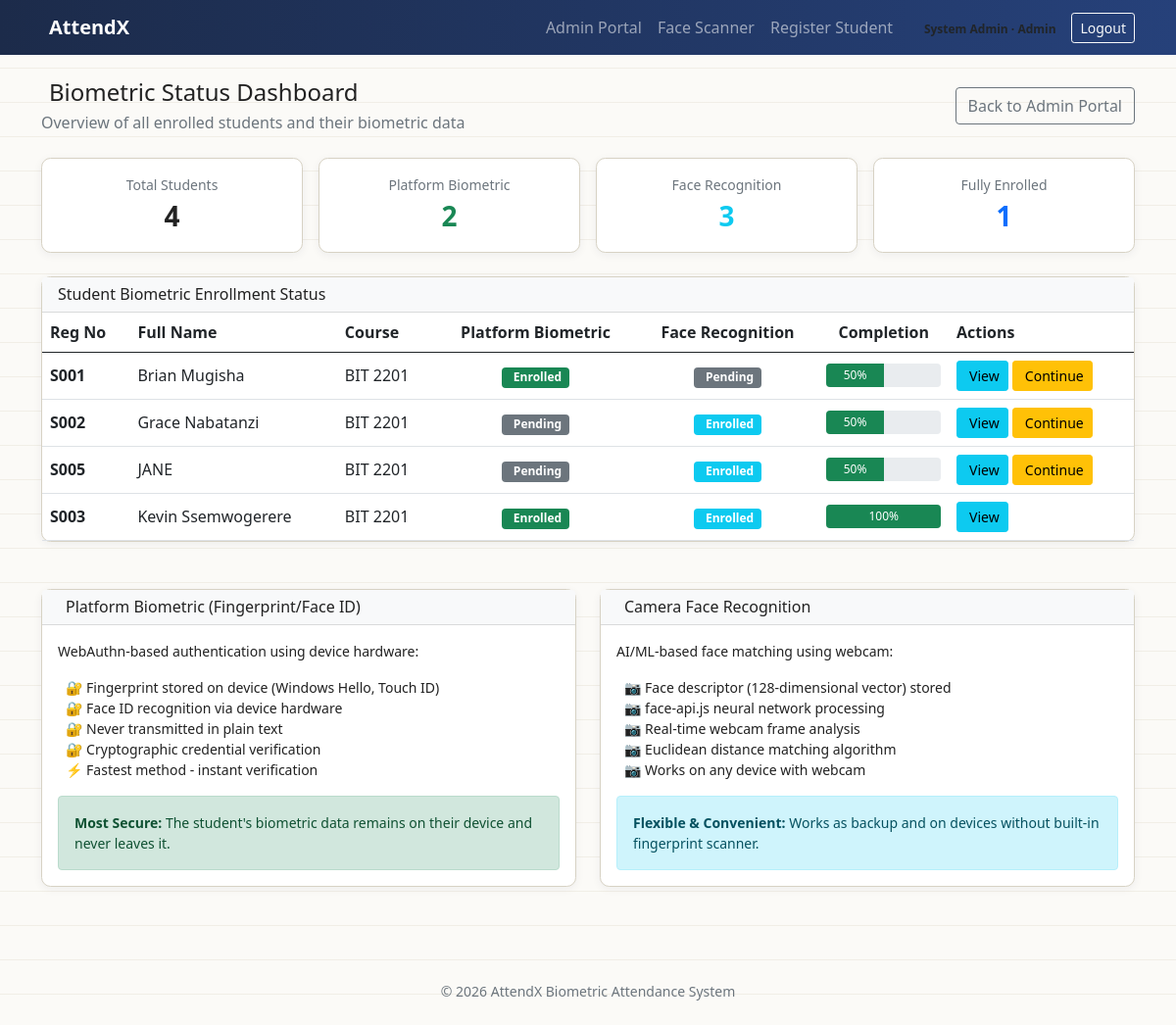
The page /admin_biometric_dashboard.php (signed in) on the database its author committed.
### tables this page shows
CREATE TABLE users (
            id INTEGER PRIMARY KEY AUTOINCREMENT,
            role TEXT NOT NULL CHECK(role IN ('student','lecturer','admin')),
            reg_no TEXT UNIQUE,               -- students only
            staff_no TEXT UNIQUE,             -- lecturers only
            full_name TEXT NOT NULL,
            username TEXT UNIQUE NOT NULL,
            password TEXT NOT NULL,
            course TEXT,
            biometric_registered INTEGER DEFAULT 0, -- has fingerprint/face on file
            created_at TEXT DEFAULT (datetime('now'))
        );

### includes/config.php (called while the page is built, shortened)
<?php
function app_base_path(): string {
    $scriptDir = str_replace('\\', '/', dirname($_SERVER['SCRIPT_NAME'] ?? ''));
    if ($scriptDir === '/' || $scriptDir === '.') {
        return '';
    }
    return rtrim($scriptDir, '/');
}
function app_url(string $path = ''): string {
    $basePath = app_base_path();
    $cleanPath = ltrim($path, '/');
    return ($basePath === '' ? '' : $basePath) . '/' . $cleanPath;
}

### admin_biometric_dashboard.php (the view, shortened to what this page needs)
<?php
require __DIR__ . '/includes/config.php';
$db = getDB();
$students = $db->query("
    SELECT
        u.id,
        u.reg_no,
        u.full_name,
        u.course,
        COUNT(DISTINCT wc.id) as has_webauthn,
        COUNT(DISTINCT ft.id) as has_face_template
    FROM users u
    LEFT JOIN webauthn_credentials wc ON wc.user_id = u.id
    LEFT JOIN face_templates ft ON ft.user_id = u.id
    WHERE u.role = 'student'
    GROUP BY u.id
    ORDER BY u.full_name
")->fetchAll(PDO::FETCH_ASSOC);
require __DIR__ . '/includes/header.php';
?>
<div class="container py-4">
  <div class="d-flex justify-content-between align-items-center gap-3 flex-wrap mb-4">
    <div>
      <h4 class="mb-1"><i class="bi bi-shield-lock me-2"></i>Biometric Status Dashboard</h4>
      <p class="text-muted mb-0">Overview of all enrolled students and their biometric data</p>
    </div>
    <a href="<?= htmlspecialchars(app_url('admin_portal.php')) ?>" class="btn btn-outline-secondary">Back to Admin Portal</a>
  </div>
  <div class="row g-3 mb-4">
    <div class="col-sm-3">
      <div class="card p-3 text-center">
        <div class="text-muted small">Total Students</div>
        <div class="fs-3 fw-bold"><?= count($students) ?></div>
      </div>
    </div>
    <div class="col-sm-3">
      <div class="card p-3 text-center">
        <div class="text-muted small">Platform Biometric</div>
        <div class="fs-3 fw-bold text-success"><?= count(array_filter($students, fn($s) => $s['has_webauthn'])) ?></div>
      </div>
    </div>
    <div class="col-sm-3">
      <div class="card p-3 text-center">
        <div class="text-muted small">Face Recognition</div>
        <div class="fs-3 fw-bold text-info"><?= count(array_filter($students, fn($s) => $s['has_face_template'])) ?></div>
      </div>
    </div>
    <div class="col-sm-3">
      <div class="card p-3 text-center">
        <div class="text-muted small">Fully Enrolled</div>
        <div class="fs-3 fw-bold text-primary"><?= count(array_filter($students, fn($s) => $s['has_webauthn'] && $s['has_face_template'])) ?></div>
      </div>
    </div>
  </div>
  <div class="card">
    <div class="card-header bg-light">
      <h6 class="mb-0">Student Biometric Enrollment Status</h6>
    </div>
    <div class="table-responsive">
      <table class="table align-middle mb-0">
        <thead>
          <tr>
            <th>Reg No</th>
            <th>Full Name</th>
            <th>Course</th>
            <th class="text-center"><i class="bi bi-fingerprint"></i> Platform Biometric</th>
            <th class="text-center"><i class="bi bi-person-bounding-box"></i> Face Recognition</th>
            <th class="text-center">Completion</th>
            <th>Actions</th>
          </tr>
        </thead>
        <tbody>
          <?php foreach ($students as $s):
            $completion = 0;
            if ($s['has_webauthn']) $completion += 50;
            if ($s['has_face_template']) $completion += 50;
          ?>
            <tr>
              <td><strong><?= htmlspecialchars($s['reg_no']) ?></strong></td>
              <td><?= htmlspecialchars($s['full_name']) ?></td>
              <td><?= htmlspecialchars($s['course']) ?></td>
              <td class="text-center">
                <?php if ($s['has_webauthn']): ?>
                  <span class="badge bg-success" title="Platform biometric enrolled">
                    <i class="bi bi-check-circle me-1"></i>Enrolled
                  </span>
                <?php else: ?>
                  <span class="badge bg-secondary" title="Not enrolled">
                    <i class="bi bi-circle me-1"></i>Pending
                  </span>
                <?php endif; ?>
              </td>
              <td class="text-center">
                <?php if ($s['has_face_template']): ?>
                  <span class="badge bg-info" title="Face recognition template stored">
                    <i class="bi bi-check-circle me-1"></i>Enrolled
                  </span>
                <?php else: ?>
                  <span class="badge bg-secondary" title="Not enrolled">
                    <i class="bi bi-circle me-1"></i>Pending
                  </span>
                <?php endif; ?>
              </td>
              <td class="text-center">
                <div class="progress" style="height: 24px;">
                  <div class="progress-bar bg-success" role="progressbar" style="width: <?= $completion ?>%" aria-valuenow="<?= $completion ?>" aria-valuemin="0" aria-valuemax="100">
                    <?= $completion ?>%
                  </div>
                </div>
              </td>
              <td>
                <a href="<?= htmlspecialchars(app_url('admin_view_biometrics.php?id=' . $s['id'])) ?>" class="btn btn-sm btn-info" title="View stored biometric data">
                  <i class="bi bi-eye me-1"></i>View
                </a>
                <?php if ($completion < 100): ?>
                  <a href="<?= htmlspecialchars(app_url('student_biometric_enrollment.php?id=' . $s['id'] . '&admin=1')) ?>" class="btn btn-sm btn-warning">
                    <i class="bi bi-arrow-repeat me-1"></i>Continue
                  </a>
                <?php endif; ?>
              </td>
            </tr>
          <?php endforeach; ?>
        </tbody>
      </table>
    </div>
  </div>
  <div class="row g-4 mt-4">
    <div class="col-lg-6">
      <div class="card">
        <div class="card-header bg-light">
          <h6 class="mb-0"><i class="bi bi-fingerprint me-2"></i>Platform Biometric (Fingerprint/Face ID)</h6>
        </div>
        <div class="card-body">
          <p class="small mb-3">WebAuthn-based authentication using device hardware:</p>
          <ul class="small list-unstyled">
            <li><i class="bi bi-check-circle text-success me-2"></i>🔐 Fingerprint stored on device (Windows Hello, Touch ID)</li>
            <li><i class="bi bi-check-circle text-success me-2"></i>🔐 Face ID recognition via device hardware</li>
            <li><i class="bi bi-check-circle text-success me-2"></i>🔐 Never transmitted in plain text</li>
            <li><i class="bi bi-check-circle text-success me-2"></i>🔐 Cryptographic credential verification</li>
            <li><i class="bi bi-check-circle text-success me-2"></i>⚡ Fastest method - instant verification</li>
          </ul>
          <div class="alert alert-success small mt-3 mb-0">
            <strong>Most Secure:</strong> The student's biometric data remains on their device and never leaves it.
          </div>
        </div>
      </div>
    </div>
    <div class="col-lg-6">
      <div class="card">
        <div class="card-header bg-light">
          <h6 class="mb-0"><i class="bi bi-person-bounding-box me-2"></i>Camera Face Recognition</h6>
        </div>
        <div class="card-body">
          <p class="small mb-3">AI/ML-based face matching using webcam:</p>
          <ul class="small list-unstyled">
            <li><i class="bi bi-check-circle text-info me-2"></i>📷 Face descriptor (128-dimensional vector) stored</li>
            <li><i class="bi bi-check-circle text-info me-2"></i>📷 face-api.js neural network processing</li>
            <li><i class="bi bi-check-circle text-info me-2"></i>📷 Real-time webcam frame analysis</li>
            <li><i class="bi bi-check-circle text-info me-2"></i>📷 Euclidean distance matching algorithm</li>
            <li><i class="bi bi-check-circle text-info me-2"></i>📷 Works on any device with webcam</li>
          </ul>
          <div class="alert alert-info small mt-3 mb-0">
            <strong>Flexible & Convenient:</strong> Works as backup and on devices without built-in fingerprint scanner.
          </div>
        </div>
      </div>
    </div>
  </div>
</div>
<?php require __DIR__ . '/includes/footer.php'; ?>

### assets/css/style.css (style rules this page uses)
:root { --navy: #1c2b4a; --ink: #26417a; --accent: #3f6fdb; --verified: #1e9e6f; --unverified: #d1495b; --paper: #fbfaf7; }
body { background: var(--paper); background-image: repeating-linear-gradient(#fbfaf7, #fbfaf7 34px, #e7e2d6 35px); font-family: "Segoe UI", Roboto, Arial, sans-serif; color: #222; }
.card { border: 1px solid #d7d2c4; border-radius: .6rem; box-shadow: 0 2px 10px rgba(20,30,60,.06); }

### rows shown on the page
users: reg_no "S001", full_name "Brian Mugisha", course "BIT 2201", shows "Enrolled", shows "Pending", completion "50"
users: reg_no "S002", full_name "Grace Nabatanzi", course "BIT 2201", shows "Pending", shows "Enrolled", completion "50"
users: reg_no "S005", full_name "JANE", course "BIT 2201", shows "Pending", shows "Enrolled", completion "50"
users: reg_no "S003", full_name "Kevin Ssemwogerere", course "BIT 2201", shows "Enrolled", completion "100"

### other values the page prints
$u['full_name'] "System Admin"
$u['role'] "Admin"
count($students) "4"
count(array_filter($students, fn($s) => $s['has_webauthn'])) "2"
count(array_filter($students, fn($s) => $s['has_face_template'])) "3"
